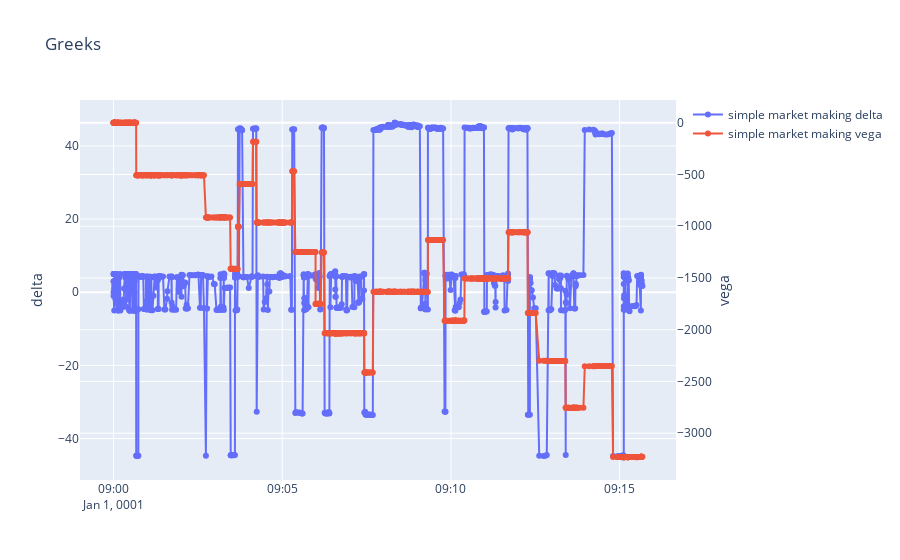

Here is the notebook cell this chart was saved with:
### Code cell
result.plot_greeks(count=1000, start_time=dt.time(9, 0, 0), end_time=dt.time(17, 30, 0))

### Figure 1 — Plotly figure (JSON) as saved in the notebook; plotly's stock layout.template omitted (floating-point values rounded to 4 significant figures; data arrays with more than 128 entries replaced by an {"elided": "..."} marker saying what was removed)
{"data": [{"marker": {"symbol": "circle"}, "mode": "lines+markers", "name": "simple market making delta", "type": "scatter", "x": {"elided": "1000 str values"}, "y": {"elided": "1000 float values"}, "yaxis": "y"}, {"marker": {"symbol": "circle"}, "mode": "lines+markers", "name": "simple market making vega", "type": "scatter", "x": {"elided": "1000 str values"}, "y": {"elided": "1000 float values"}, "yaxis": "y2"}], "layout": {"title": {"text": "Greeks"}, "yaxis": {"title": {"text": "delta"}}, "yaxis2": {"anchor": "x", "overlaying": "y", "side": "right", "title": {"text": "vega"}}}}
